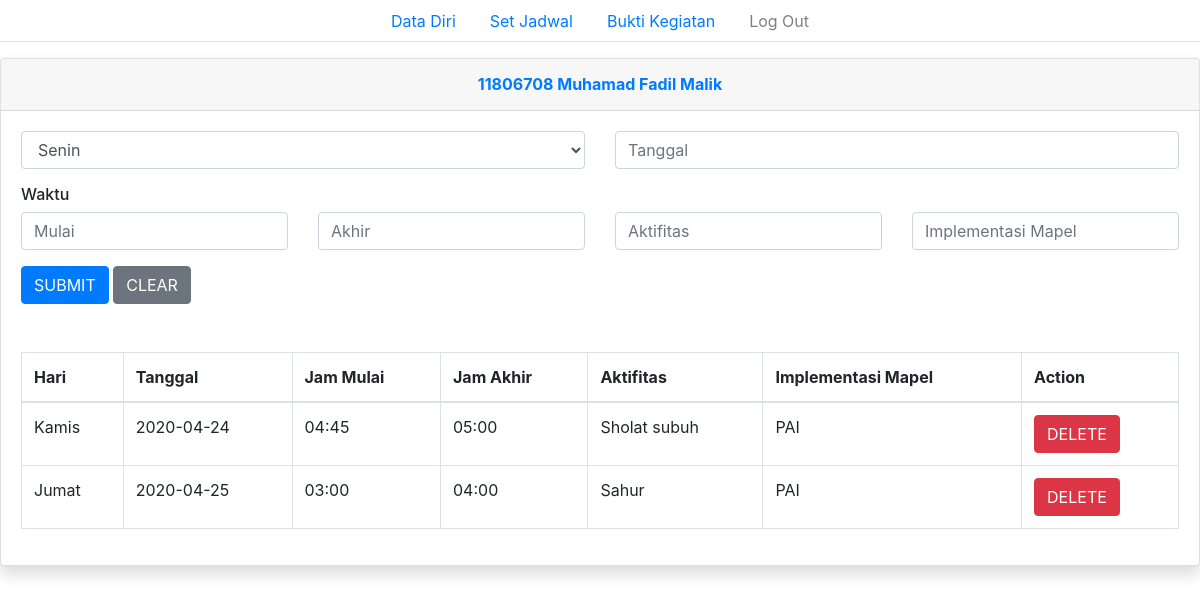
The app's page /page/pesertadidik/?menu=setjadwal (signed in) with its own data.
### tables this page shows
CREATE TABLE `detail_jadwal` (
  `idKegiatan` int(11) NOT NULL,
  `nis` varchar(8) NOT NULL,
  `hari` varchar(225) NOT NULL,
  `tanggal` date NOT NULL,
  `jam_mulai` varchar(225) NOT NULL,
  `jam_akhir` varchar(225) NOT NULL,
  `aktifitas` varchar(225) NOT NULL,
  `mapel` varchar(225) NOT NULL
);

### page/pesertadidik/setjadwal.php (the view, shortened to what this page needs)
<?php
    include '../../config/koneksi.php';
 ?>
 <div class="card shadow mb-4">
            <div class="card-header py-3">
              <h6 class="m-0 font-weight-bold text-primary" align="center"><?php echo $_SESSION['nama'] ?></h6>
            </div>
            <div class="card-body">
            <form method="post">
            <div class="form-group">
                <div class="row">
                    <div class="col">
                    <select name="hari" class="form-control">
                        <option value="Senin">Senin</option>
                    </select>
                    </div>
                    <div class="col">
                    <input type="text" name="tanggal" class="form-control" placeholder="Tanggal" onfocus="(this.type='date')" onblur="(this.type='text')" value="<?php echo $isi['password']?>">
                    </div>
                </div>
            </div>
            <h6>Waktu</h6>
            <div class="form-group">
            	<div class="row">
            		<div class="col">
            			<input type="text" name="mulai" class="form-control" placeholder="Mulai" onfocus="(this.type='time')" onblur="(this.type='text')">
            		</div>
            		<div class="col">
            			<input type="text" name="akhir" class="form-control" placeholder="Akhir" onfocus="(this.type='time')" onblur="(this.type='text')">
            		</div>
            		<div class="col">
            			<input type="text" name="aktifitas" placeholder="Aktifitas" class="form-control">
            		</div>
            		<div class="col">
            			<input type="text" name="mapel" placeholder="Implementasi Mapel" class="form-control">
            		</div>
            	</div>
            </div>
            <button class="btn btn-primary" name="simpan">SUBMIT</button>
            <button class="btn btn btn-secondary" name="clear">CLEAR</button>
            </form>
            <br><br>
              <div class="table-responsive">
                <table class="table table-bordered" id="dataTable" width="100%" cellspacing="0">
                  <thead>
                    <tr>
                      <th>Hari</th>
                      <th>Tanggal</th>
                      <th>Jam Mulai</th>
                      <th>Jam Akhir</th>
                      <th>Aktifitas</th>
                      <th>Implementasi Mapel</th>
                      <th colspan="2">Action</th>
                    </tr>
                  </thead>
                  <tbody>
                    <?php
                        $sql = mysqli_query($con,"SELECT * FROM detail_jadwal WHERE nis = '$_SESSION[username]'");
                      while($r=mysqli_fetch_array($sql)){
                     ?>
                     <tr>
                       <td><?php echo $r['hari'] ?></td>
                       <td><?php echo $r['tanggal'] ?></td>
                       <td><?php echo $r['jam_mulai'] ?></td>
                       <td><?php echo $r['jam_akhir'] ?></td>
                       <td><?php echo $r['aktifitas'] ?></td>
                       <td><?php echo $r['mapel'] ?></td>
                       <td><a class="btn btn-danger" href="?menu=setjadwal&hapus&id=<?php echo $r['idKegiatan'] ?>">DELETE</a></td>
                     </tr>
                    <?php } ?>
                  </tbody>
                </table>
              </div>
            </div>
          </div>

### records on screen
detail_jadwal: hari "Kamis", tanggal "2020-04-24", jam_mulai "04:45", jam_akhir "05:00", aktifitas "Sholat subuh", mapel "PAI"
detail_jadwal: hari "Jumat", tanggal "2020-04-25", jam_mulai "03:00", jam_akhir "04:00", aktifitas "Sahur", mapel "PAI"

### other values on screen
$_SESSION['nama'] "11806708 Muhamad Fadil Malik"
